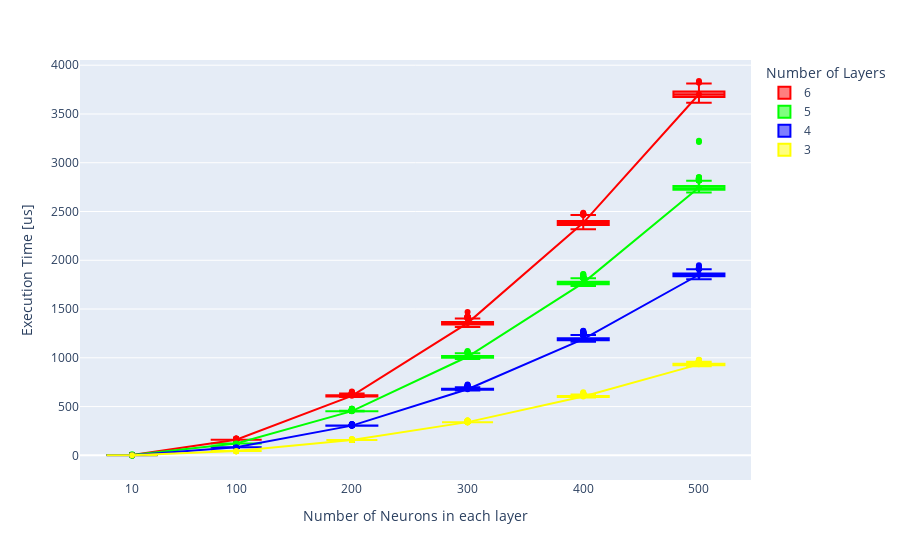

Source (notebook cell):
### Code cell
color_map = {6: 'rgb(255,0,0)', 5: 'rgb(0,255,0)', 4: 'rgb(0,0,255)', 3: 'rgb(255,255,0)'}

fig = px.box(df, x="num_neurons", y="measurement", color="num_layers",boxmode = 'overlay', color_discrete_map=color_map)
fig.update_layout(xaxis_title="Number of Neurons in each layer", yaxis_title="Execution Time [us]", legend_title = 'Number of Layers')
fig.update_layout(
    xaxis = dict(
        tickmode = 'array',
        tickvals = num_neurons
    )
)

for i in num_layers:
    mean = []
    for j in num_neurons:
        mean.append(df.loc[(df['num_layers'] == i) & (df['num_neurons'] == j)]['measurement'].mean())
    fig.add_trace(go.Scatter(x=num_neurons, y=mean, showlegend=False,  marker_color=color_map[i] ))
fig.show()

### Figure 1 — Plotly figure (JSON) as saved in the notebook; plotly's stock layout.template omitted (floating-point values rounded to 4 significant figures; data arrays with more than 128 entries replaced by an {"elided": "..."} marker saying what was removed)
{"data": [{"alignmentgroup": "True", "hovertemplate": "num_layers=6<br>num_neurons=%{x}<br>measurement=%{y}<extra></extra>", "legendgroup": "6", "marker": {"color": "rgb(255,0,0)"}, "name": "6", "notched": false, "offsetgroup": "6", "orientation": "v", "showlegend": true, "type": "box", "x": {"elided": "6000 int values"}, "x0": " ", "xaxis": "x", "y": {"elided": "6000 int values"}, "y0": " ", "yaxis": "y"}, {"alignmentgroup": "True", "hovertemplate": "num_layers=5<br>num_neurons=%{x}<br>measurement=%{y}<extra></extra>", "legendgroup": "5", "marker": {"color": "rgb(0,255,0)"}, "name": "5", "notched": false, "offsetgroup": "5", "orientation": "v", "showlegend": true, "type": "box", "x": {"elided": "6000 int values"}, "x0": " ", "xaxis": "x", "y": {"elided": "6000 int values"}, "y0": " ", "yaxis": "y"}, {"alignmentgroup": "True", "hovertemplate": "num_layers=4<br>num_neurons=%{x}<br>measurement=%{y}<extra></extra>", "legendgroup": "4", "marker": {"color": "rgb(0,0,255)"}, "name": "4", "notched": false, "offsetgroup": "4", "orientation": "v", "showlegend": true, "type": "box", "x": {"elided": "6000 int values"}, "x0": " ", "xaxis": "x", "y": {"elided": "6000 int values"}, "y0": " ", "yaxis": "y"}, {"alignmentgroup": "True", "hovertemplate": "num_layers=3<br>num_neurons=%{x}<br>measurement=%{y}<extra></extra>", "legendgroup": "3", "marker": {"color": "rgb(255,255,0)"}, "name": "3", "notched": false, "offsetgroup": "3", "orientation": "v", "showlegend": true, "type": "box", "x": {"elided": "6000 int values"}, "x0": " ", "xaxis": "x", "y": {"elided": "6000 int values"}, "y0": " ", "yaxis": "y"}, {"marker": {"color": "rgb(255,0,0)"}, "showlegend": false, "type": "scatter", "x": [500, 400, 300, 200, 100, 10], "y": [3702.0, 2384.0, 1356.0, 610.0, 160.2, 3.009]}, {"marker": {"color": "rgb(0,255,0)"}, "showlegend": false, "type": "scatter", "x": [500, 400, 300, 200, 100, 10], "y": [2747.0, 1768.0, 1011.0, 452.9, 121.4, 2.911]}, {"marker": {"color": "rgb(0,0,255)"}, "showlegend": false, "type": "scatter", "x": [500, 400, 300, 200, 100, 10], "y": [1852.0, 1192.0, 677.3, 304.6, 82.19, 2.001]}, {"marker": {"color": "rgb(255,255,0)"}, "showlegend": false, "type": "scatter", "x": [500, 400, 300, 200, 100, 10], "y": [933.0, 602.8, 340.5, 157.2, 44.02, 1.001]}], "layout": {"boxmode": "overlay", "legend": {"title": {"text": "Number of Layers"}, "tracegroupgap": 0}, "margin": {"t": 60}, "xaxis": {"anchor": "y", "domain": [0, 1], "tickmode": "array", "tickvals": [500, 400, 300, 200, 100, 10], "title": {"text": "Number of Neurons in each layer"}}, "yaxis": {"anchor": "x", "domain": [0, 1], "title": {"text": "Execution Time [us]"}}}}
